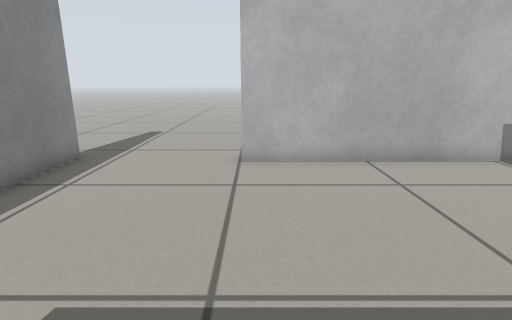
View 1 (above)

16 first-person views from a walk through a Gazebo world. The camera is 0.59 m above the floor, tilts 14° down and sees 80° across. The floor is counted in squares, 0.25 m on a side. Each view is taken from the middle of a square. On the plan, view 1 faces up. The plan holds only what a view shows up to about 19 squares ahead; the rest is blank.

View 2
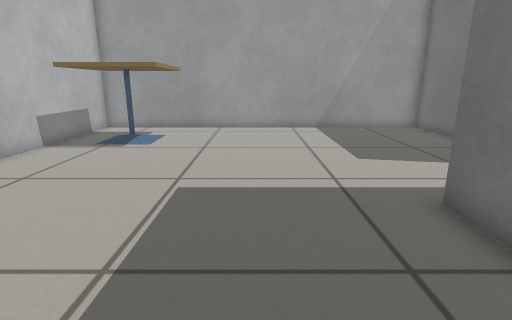

View 3
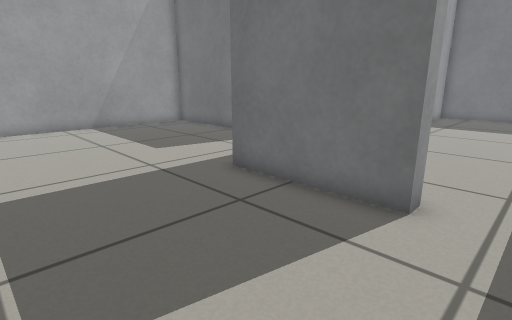

View 4
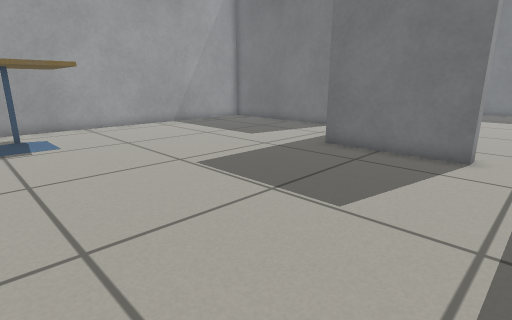

View 5
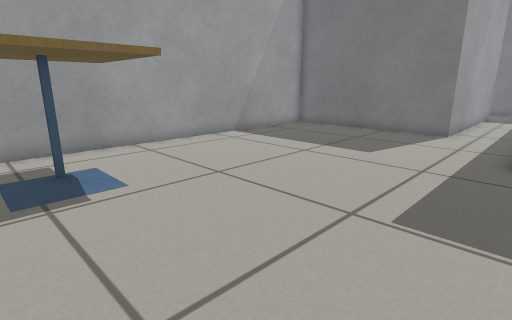

View 6
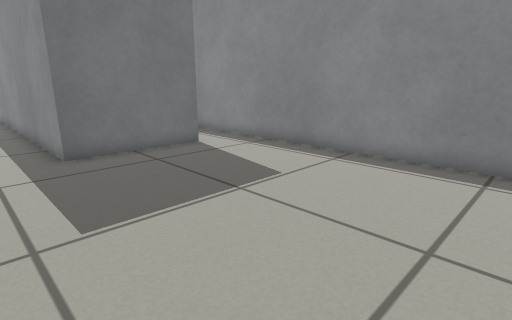

View 7
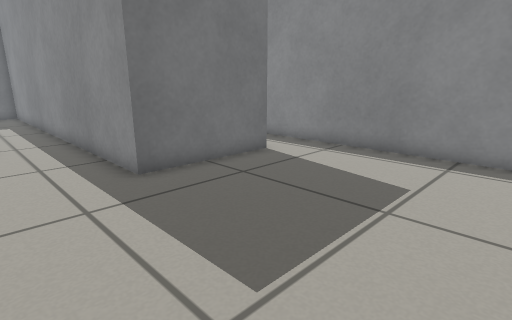

View 8
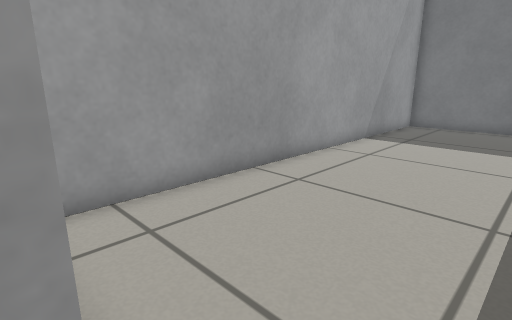

View 9
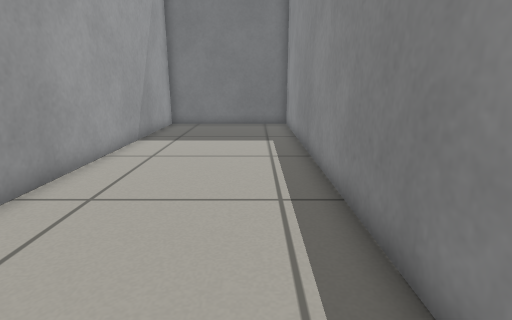

View 10
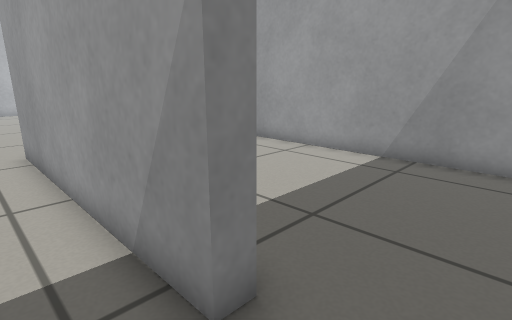

View 11
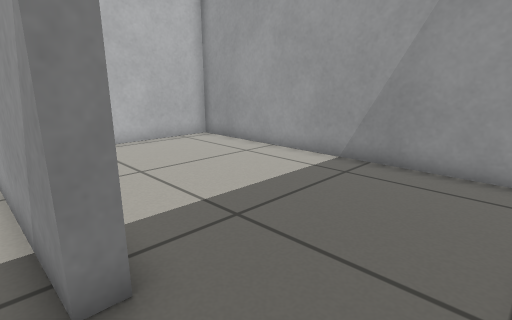

View 12
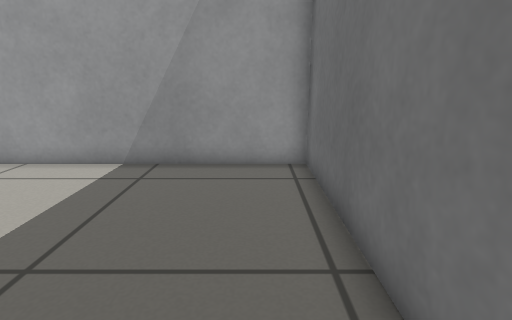

View 13
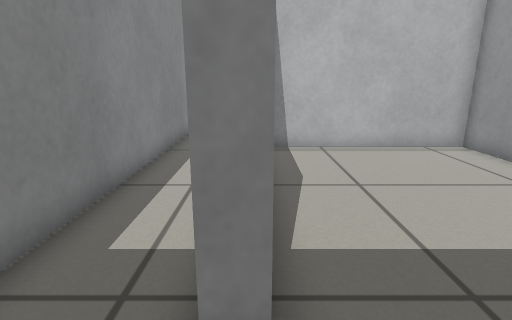

View 14
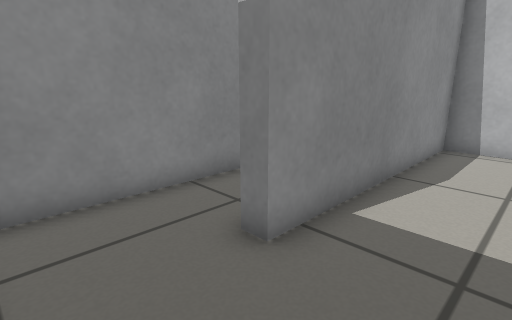

View 15
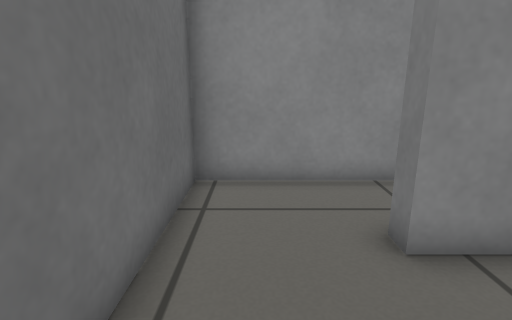

View 16
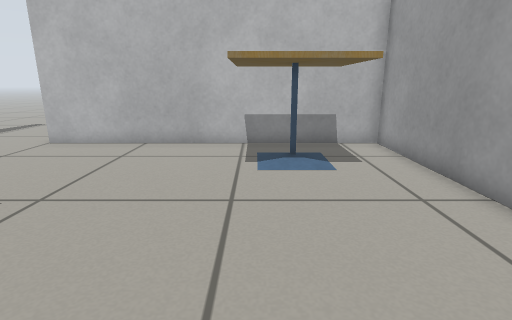

### Floor plan
Points are (right, up) in squares from view 1. A wall is a line through its corners. A room is listed if a view was taken in it or the views show most of it. See-through windows are left out.
Room 1 (views 1, 2, 3, 4, 5, 6, 7, 8, 9, 10, 11, 12, 16)
walls: (-3.3, -3.4) (-3.3, -2.7) (1.7, -2.7) (1.7, -21.5) (4.4, -21.5); (-5.8, 8.5) (-5.8, -3.5); (4.5, -17.9) (4.5, -7.9) (13, -7.9) (13, 9.3) (-0.5, 9.3)
ways out: opening at (5, -19.5) to room 2; opening at (-4.5, -3) to room 3; opening at (-3, 9)
objects: cafe table (7, 5) to (11, 8)
Room 2 (views 13, 14, 15)
walls: (4.4, -21.5) (13, -21.5) (13, -8.5) (5.1, -8.5) (5.1, -17.9) (4.5, -17.9)
ways out: opening at (5, -19.5) to room 1
Room 3 (no view inside)
walls: (-5.8, -3.5) (-5.8, -21.5) (1.1, -21.5) (1.1, -4.1)
ways out: opening at (-4.5, -3) to room 1

Positions as (right, up) in squares from view 1, and headings:
1: (0, 0), facing up
2: (-4, 1), facing right
3: (-5, 3), facing down-right
4: (-5, 8), facing down-right
5: (1, 8), facing down-right
6: (4, 8), facing down-left
7: (5, 5), facing down-left
8: (-5, -3), facing down-right
9: (-4, -3), facing down
10: (3, -20), facing up-right
11: (4, -21), facing up-right
12: (4, -20), facing right
13: (5, -20), facing up
14: (8, -21), facing up-left
15: (9, -20), facing left
16: (8, -3), facing up
